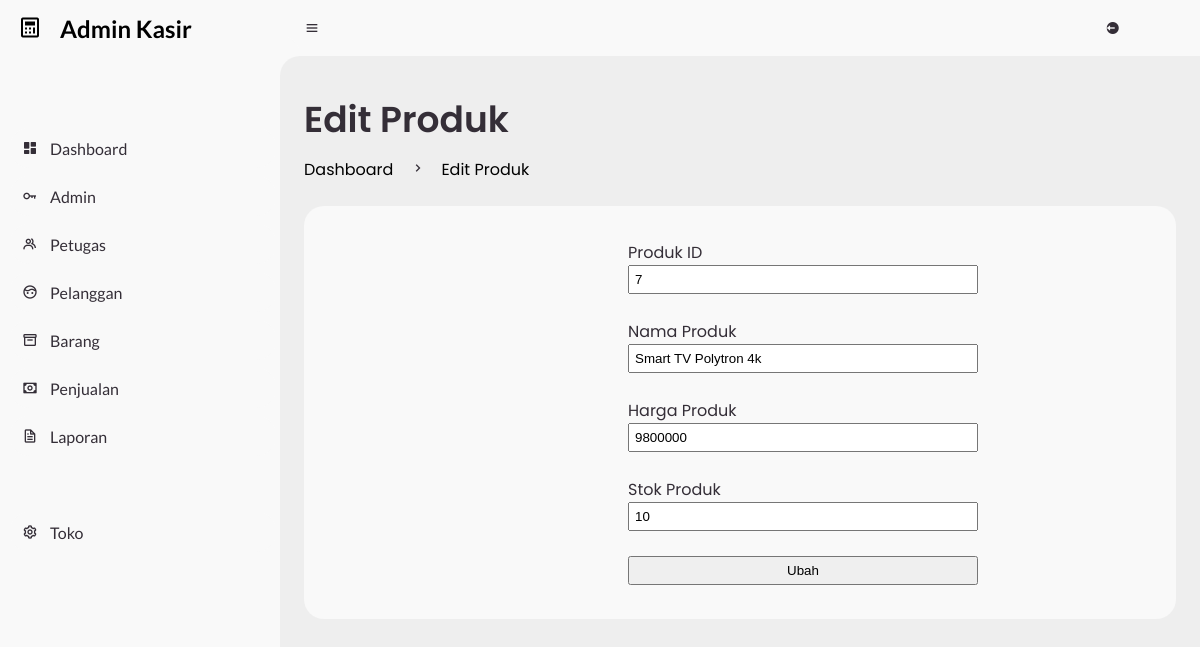
The app's page /admin/?page=produk/edit&produkid=7 (signed in), older data.
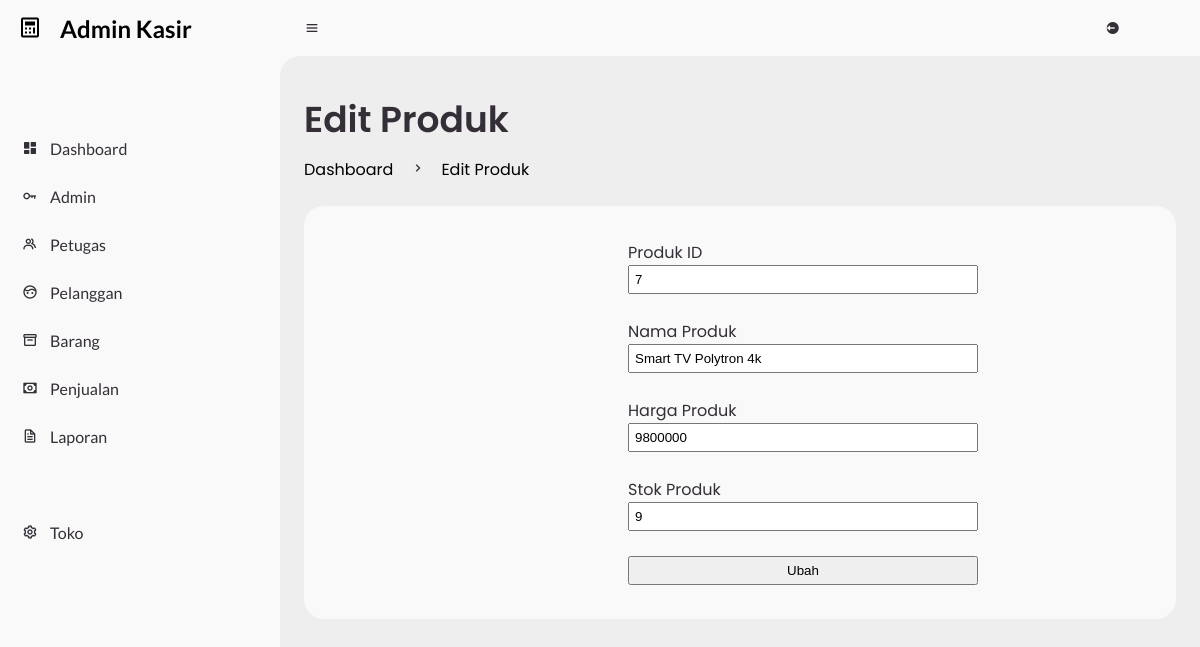
The same page, newer data.
### tables this page shows
CREATE TABLE `produk` (
  `produkID` int(11) NOT NULL,
  `nama_produk` varchar(200) NOT NULL,
  `harga` decimal(10,0) NOT NULL,
  `stok` int(11) NOT NULL
);

### admin/produk/edit.php (the view, shortened to what this page needs)
<?php
$id = $_GET['produkid'];
$edit_ini = mysqli_query($koneksi, "SELECT * FROM produk WHERE produkID ='$id'");
?>
<main>
    <div class="head-title">
        <div class="left">
            <h1>Edit Produk</h1>
            <ul class="breadcrumb">
                <li>
                    <a href="?page=dashboard" class="active">Dashboard</a>
                </li>
                <li><i class='bx bx-chevron-right'></i></li>
                <li>
                    <a class="active" href="#">Edit Produk</a>
                </li>
            </ul>
        </div>
    </div>
    <div class="table-data">
        <div class="order">
            <div class="form-edit">
                <form action="produk/aksi_edit.php" method="post">
                    <?php while ($edit_data_produk = mysqli_fetch_array($edit_ini)) { ?>
                        <label>Produk ID</label><br>
                        <input type="text" name="edit_id" value="<?php echo $edit_data_produk['produkID'] ?>" readonly><br><br>
                        <label for="edit_nama">Nama Produk</label><br>
                        <input type="text" name="edit_nama" id="edit_nama" value="<?php echo $edit_data_produk['nama_produk']; ?>"><br><br>
                        <label for="edit_harga">Harga Produk</label><br>
                        <input type="number" name="edit_harga" id="edit_harga" value="<?php echo $edit_data_produk['harga']; ?>"><br><br>
                        <label for="edit_stok">Stok Produk</label><br>
                        <input type="number" name="edit_stok" id="edit_stok" value="<?php echo $edit_data_produk['stok']; ?>"><br><br>
                        <input type="submit" value="Ubah" name="edit_data">
                    <?php } ?>
                </form>
            </div>
        </div>
    </div>
</main>

Row changes from the older to the newer data that the page shows:
changed produk "Smart TV Polytron 4k": edit_stok "10" → "9"
